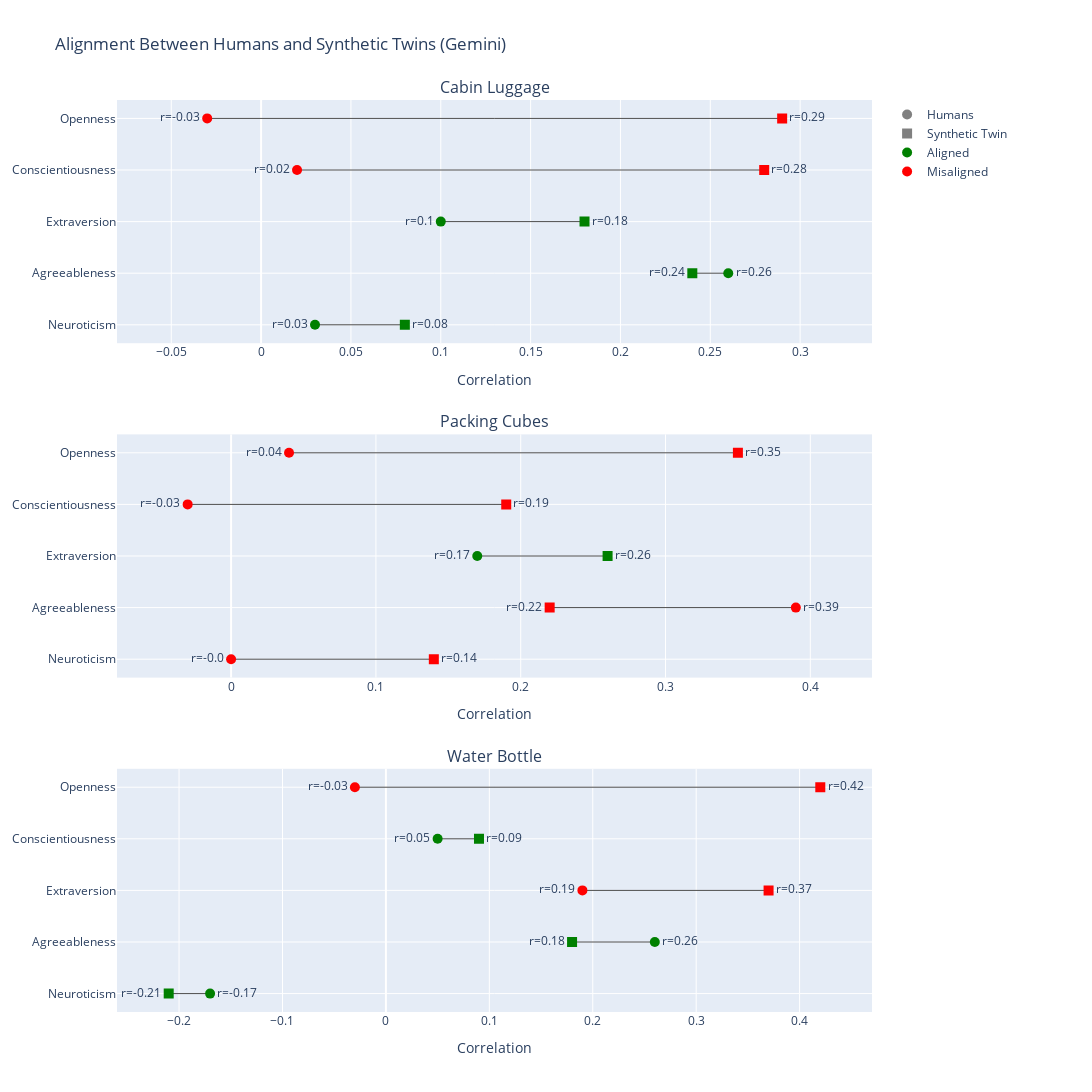

The notebook cell saved with this chart:
### Code cell
plot_alignment_with_humans("gemini")

### Figure 1 — Plotly figure (JSON) as saved in the notebook; plotly's stock layout.template omitted (floating-point values rounded to 4 significant figures)
{"data": [{"line": {"color": "black", "width": 1}, "mode": "lines", "opacity": 0.7, "showlegend": false, "type": "scatter", "x": [-0.03, 0.29], "xaxis": "x", "y": ["Openness", "Openness"], "yaxis": "y"}, {"marker": {"color": "red", "size": 10, "symbol": "circle"}, "mode": "markers+text", "showlegend": false, "text": ["r=-0.03"], "textposition": "middle left", "type": "scatter", "x": [-0.03], "xaxis": "x", "y": ["Openness"], "yaxis": "y"}, {"marker": {"color": "red", "size": 10, "symbol": "square"}, "mode": "markers+text", "showlegend": false, "text": ["r=0.29"], "textposition": "middle right", "type": "scatter", "x": [0.29], "xaxis": "x", "y": ["Openness"], "yaxis": "y"}, {"line": {"color": "black", "width": 1}, "mode": "lines", "opacity": 0.7, "showlegend": false, "type": "scatter", "x": [0.02, 0.28], "xaxis": "x", "y": ["Conscientiousness", "Conscientiousness"], "yaxis": "y"}, {"marker": {"color": "red", "size": 10, "symbol": "circle"}, "mode": "markers+text", "showlegend": false, "text": ["r=0.02"], "textposition": "middle left", "type": "scatter", "x": [0.02], "xaxis": "x", "y": ["Conscientiousness"], "yaxis": "y"}, {"marker": {"color": "red", "size": 10, "symbol": "square"}, "mode": "markers+text", "showlegend": false, "text": ["r=0.28"], "textposition": "middle right", "type": "scatter", "x": [0.28], "xaxis": "x", "y": ["Conscientiousness"], "yaxis": "y"}, {"line": {"color": "black", "width": 1}, "mode": "lines", "opacity": 0.7, "showlegend": false, "type": "scatter", "x": [0.1, 0.18], "xaxis": "x", "y": ["Extraversion", "Extraversion"], "yaxis": "y"}, {"marker": {"color": "green", "size": 10, "symbol": "circle"}, "mode": "markers+text", "showlegend": false, "text": ["r=0.1"], "textposition": "middle left", "type": "scatter", "x": [0.1], "xaxis": "x", "y": ["Extraversion"], "yaxis": "y"}, {"marker": {"color": "green", "size": 10, "symbol": "square"}, "mode": "markers+text", "showlegend": false, "text": ["r=0.18"], "textposition": "middle right", "type": "scatter", "x": [0.18], "xaxis": "x", "y": ["Extraversion"], "yaxis": "y"}, {"line": {"color": "black", "width": 1}, "mode": "lines", "opacity": 0.7, "showlegend": false, "type": "scatter", "x": [0.26, 0.24], "xaxis": "x", "y": ["Agreeableness", "Agreeableness"], "yaxis": "y"}, {"marker": {"color": "green", "size": 10, "symbol": "circle"}, "mode": "markers+text", "showlegend": false, "text": ["r=0.26"], "textposition": "middle right", "type": "scatter", "x": [0.26], "xaxis": "x", "y": ["Agreeableness"], "yaxis": "y"}, {"marker": {"color": "green", "size": 10, "symbol": "square"}, "mode": "markers+text", "showlegend": false, "text": ["r=0.24"], "textposition": "middle left", "type": "scatter", "x": [0.24], "xaxis": "x", "y": ["Agreeableness"], "yaxis": "y"}, {"line": {"color": "black", "width": 1}, "mode": "lines", "opacity": 0.7, "showlegend": false, "type": "scatter", "x": [0.03, 0.08], "xaxis": "x", "y": ["Neuroticism", "Neuroticism"], "yaxis": "y"}, {"marker": {"color": "green", "size": 10, "symbol": "circle"}, "mode": "markers+text", "showlegend": false, "text": ["r=0.03"], "textposition": "middle left", "type": "scatter", "x": [0.03], "xaxis": "x", "y": ["Neuroticism"], "yaxis": "y"}, {"marker": {"color": "green", "size": 10, "symbol": "square"}, "mode": "markers+text", "showlegend": false, "text": ["r=0.08"], "textposition": "middle right", "type": "scatter", "x": [0.08], "xaxis": "x", "y": ["Neuroticism"], "yaxis": "y"}, {"line": {"color": "black", "width": 1}, "mode": "lines", "opacity": 0.7, "showlegend": false, "type": "scatter", "x": [0.04, 0.35], "xaxis": "x2", "y": ["Openness", "Openness"], "yaxis": "y2"}, {"marker": {"color": "red", "size": 10, "symbol": "circle"}, "mode": "markers+text", "showlegend": false, "text": ["r=0.04"], "textposition": "middle left", "type": "scatter", "x": [0.04], "xaxis": "x2", "y": ["Openness"], "yaxis": "y2"}, {"marker": {"color": "red", "size": 10, "symbol": "square"}, "mode": "markers+text", "showlegend": false, "text": ["r=0.35"], "textposition": "middle right", "type": "scatter", "x": [0.35], "xaxis": "x2", "y": ["Openness"], "yaxis": "y2"}, {"line": {"color": "black", "width": 1}, "mode": "lines", "opacity": 0.7, "showlegend": false, "type": "scatter", "x": [-0.03, 0.19], "xaxis": "x2", "y": ["Conscientiousness", "Conscientiousness"], "yaxis": "y2"}, {"marker": {"color": "red", "size": 10, "symbol": "circle"}, "mode": "markers+text", "showlegend": false, "text": ["r=-0.03"], "textposition": "middle left", "type": "scatter", "x": [-0.03], "xaxis": "x2", "y": ["Conscientiousness"], "yaxis": "y2"}, {"marker": {"color": "red", "size": 10, "symbol": "square"}, "mode": "markers+text", "showlegend": false, "text": ["r=0.19"], "textposition": "middle right", "type": "scatter", "x": [0.19], "xaxis": "x2", "y": ["Conscientiousness"], "yaxis": "y2"}, {"line": {"color": "black", "width": 1}, "mode": "lines", "opacity": 0.7, "showlegend": false, "type": "scatter", "x": [0.17, 0.26], "xaxis": "x2", "y": ["Extraversion", "Extraversion"], "yaxis": "y2"}, {"marker": {"color": "green", "size": 10, "symbol": "circle"}, "mode": "markers+text", "showlegend": false, "text": ["r=0.17"], "textposition": "middle left", "type": "scatter", "x": [0.17], "xaxis": "x2", "y": ["Extraversion"], "yaxis": "y2"}, {"marker": {"color": "green", "size": 10, "symbol": "square"}, "mode": "markers+text", "showlegend": false, "text": ["r=0.26"], "textposition": "middle right", "type": "scatter", "x": [0.26], "xaxis": "x2", "y": ["Extraversion"], "yaxis": "y2"}, {"line": {"color": "black", "width": 1}, "mode": "lines", "opacity": 0.7, "showlegend": false, "type": "scatter", "x": [0.39, 0.22], "xaxis": "x2", "y": ["Agreeableness", "Agreeableness"], "yaxis": "y2"}, {"marker": {"color": "red", "size": 10, "symbol": "circle"}, "mode": "markers+text", "showlegend": false, "text": ["r=0.39"], "textposition": "middle right", "type": "scatter", "x": [0.39], "xaxis": "x2", "y": ["Agreeableness"], "yaxis": "y2"}, {"marker": {"color": "red", "size": 10, "symbol": "square"}, "mode": "markers+text", "showlegend": false, "text": ["r=0.22"], "textposition": "middle left", "type": "scatter", "x": [0.22], "xaxis": "x2", "y": ["Agreeableness"], "yaxis": "y2"}, {"line": {"color": "black", "width": 1}, "mode": "lines", "opacity": 0.7, "showlegend": false, "type": "scatter", "x": [0, 0.14], "xaxis": "x2", "y": ["Neuroticism", "Neuroticism"], "yaxis": "y2"}, {"marker": {"color": "red", "size": 10, "symbol": "circle"}, "mode": "markers+text", "showlegend": false, "text": ["r=-0.0"], "textposition": "middle left", "type": "scatter", "x": [0], "xaxis": "x2", "y": ["Neuroticism"], "yaxis": "y2"}, {"marker": {"color": "red", "size": 10, "symbol": "square"}, "mode": "markers+text", "showlegend": false, "text": ["r=0.14"], "textposition": "middle right", "type": "scatter", "x": [0.14], "xaxis": "x2", "y": ["Neuroticism"], "yaxis": "y2"}, {"line": {"color": "black", "width": 1}, "mode": "lines", "opacity": 0.7, "showlegend": false, "type": "scatter", "x": [-0.03, 0.42], "xaxis": "x3", "y": ["Openness", "Openness"], "yaxis": "y3"}, {"marker": {"color": "red", "size": 10, "symbol": "circle"}, "mode": "markers+text", "showlegend": false, "text": ["r=-0.03"], "textposition": "middle left", "type": "scatter", "x": [-0.03], "xaxis": "x3", "y": ["Openness"], "yaxis": "y3"}, {"marker": {"color": "red", "size": 10, "symbol": "square"}, "mode": "markers+text", "showlegend": false, "text": ["r=0.42"], "textposition": "middle right", "type": "scatter", "x": [0.42], "xaxis": "x3", "y": ["Openness"], "yaxis": "y3"}, {"line": {"color": "black", "width": 1}, "mode": "lines", "opacity": 0.7, "showlegend": false, "type": "scatter", "x": [0.05, 0.09], "xaxis": "x3", "y": ["Conscientiousness", "Conscientiousness"], "yaxis": "y3"}, {"marker": {"color": "green", "size": 10, "symbol": "circle"}, "mode": "markers+text", "showlegend": false, "text": ["r=0.05"], "textposition": "middle left", "type": "scatter", "x": [0.05], "xaxis": "x3", "y": ["Conscientiousness"], "yaxis": "y3"}, {"marker": {"color": "green", "size": 10, "symbol": "square"}, "mode": "markers+text", "showlegend": false, "text": ["r=0.09"], "textposition": "middle right", "type": "scatter", "x": [0.09], "xaxis": "x3", "y": ["Conscientiousness"], "yaxis": "y3"}, {"line": {"color": "black", "width": 1}, "mode": "lines", "opacity": 0.7, "showlegend": false, "type": "scatter", "x": [0.19, 0.37], "xaxis": "x3", "y": ["Extraversion", "Extraversion"], "yaxis": "y3"}, {"marker": {"color": "red", "size": 10, "symbol": "circle"}, "mode": "markers+text", "showlegend": false, "text": ["r=0.19"], "textposition": "middle left", "type": "scatter", "x": [0.19], "xaxis": "x3", "y": ["Extraversion"], "yaxis": "y3"}, {"marker": {"color": "red", "size": 10, "symbol": "square"}, "mode": "markers+text", "showlegend": false, "text": ["r=0.37"], "textposition": "middle right", "type": "scatter", "x": [0.37], "xaxis": "x3", "y": ["Extraversion"], "yaxis": "y3"}, {"line": {"color": "black", "width": 1}, "mode": "lines", "opacity": 0.7, "showlegend": false, "type": "scatter", "x": [0.26, 0.18], "xaxis": "x3", "y": ["Agreeableness", "Agreeableness"], "yaxis": "y3"}, {"marker": {"color": "green", "size": 10, "symbol": "circle"}, "mode": "markers+text", "showlegend": false, "text": ["r=0.26"], "textposition": "middle right", "type": "scatter", "x": [0.26], "xaxis": "x3", "y": ["Agreeableness"], "yaxis": "y3"}, {"marker": {"color": "green", "size": 10, "symbol": "square"}, "mode": "markers+text", "showlegend": false, "text": ["r=0.18"], "textposition": "middle left", "type": "scatter", "x": [0.18], "xaxis": "x3", "y": ["Agreeableness"], "yaxis": "y3"}, {"line": {"color": "black", "width": 1}, "mode": "lines", "opacity": 0.7, "showlegend": false, "type": "scatter", "x": [-0.17, -0.21], "xaxis": "x3", "y": ["Neuroticism", "Neuroticism"], "yaxis": "y3"}, {"marker": {"color": "green", "size": 10, "symbol": "circle"}, "mode": "markers+text", "showlegend": false, "text": ["r=-0.17"], "textposition": "middle right", "type": "scatter", "x": [-0.17], "xaxis": "x3", "y": ["Neuroticism"], "yaxis": "y3"}, {"marker": {"color": "green", "size": 10, "symbol": "square"}, "mode": "markers+text", "showlegend": false, "text": ["r=-0.21"], "textposition": "middle left", "type": "scatter", "x": [-0.21], "xaxis": "x3", "y": ["Neuroticism"], "yaxis": "y3"}, {"marker": {"color": "gray", "size": 10, "symbol": "circle"}, "mode": "markers", "name": "Humans", "type": "scatter", "x": [null], "y": [null]}, {"marker": {"color": "gray", "size": 10, "symbol": "square"}, "mode": "markers", "name": "Synthetic Twin", "type": "scatter", "x": [null], "y": [null]}, {"marker": {"color": "green", "size": 10, "symbol": "circle"}, "mode": "markers", "name": "Aligned", "type": "scatter", "x": [null], "y": [null]}, {"marker": {"color": "red", "size": 10, "symbol": "circle"}, "mode": "markers", "name": "Misaligned", "type": "scatter", "x": [null], "y": [null]}], "layout": {"annotations": [{"font": {"size": 16}, "showarrow": false, "text": "Cabin Luggage", "x": 0.5, "xanchor": "center", "xref": "paper", "y": 1, "yanchor": "bottom", "yref": "paper"}, {"font": {"size": 16}, "showarrow": false, "text": "Packing Cubes", "x": 0.5, "xanchor": "center", "xref": "paper", "y": 0.6333, "yanchor": "bottom", "yref": "paper"}, {"font": {"size": 16}, "showarrow": false, "text": "Water Bottle", "x": 0.5, "xanchor": "center", "xref": "paper", "y": 0.2667, "yanchor": "bottom", "yref": "paper"}], "height": 1400, "legend": {"borderwidth": 0, "font": {"size": 12}, "traceorder": "normal", "x": 1.02, "y": 1}, "margin": {"b": 80, "l": 100, "r": 220, "t": 100}, "title": {"text": "Alignment Between Humans and Synthetic Twins (Gemini)"}, "width": 1300, "xaxis": {"anchor": "y", "domain": [0, 1], "range": [-0.0802, 0.34], "title": {"text": "Correlation"}}, "xaxis2": {"anchor": "y2", "domain": [0, 1], "range": [-0.0788, 0.4426], "title": {"text": "Correlation"}}, "xaxis3": {"anchor": "y3", "domain": [0, 1], "range": [-0.26, 0.47], "title": {"text": "Correlation"}}, "yaxis": {"anchor": "x", "categoryarray": ["Neuroticism", "Agreeableness", "Extraversion", "Conscientiousness", "Openness"], "categoryorder": "array", "domain": [0.7333, 1]}, "yaxis2": {"anchor": "x2", "categoryarray": ["Neuroticism", "Agreeableness", "Extraversion", "Conscientiousness", "Openness"], "categoryorder": "array", "domain": [0.3667, 0.6333]}, "yaxis3": {"anchor": "x3", "categoryarray": ["Neuroticism", "Agreeableness", "Extraversion", "Conscientiousness", "Openness"], "categoryorder": "array", "domain": [0, 0.2667]}}}
